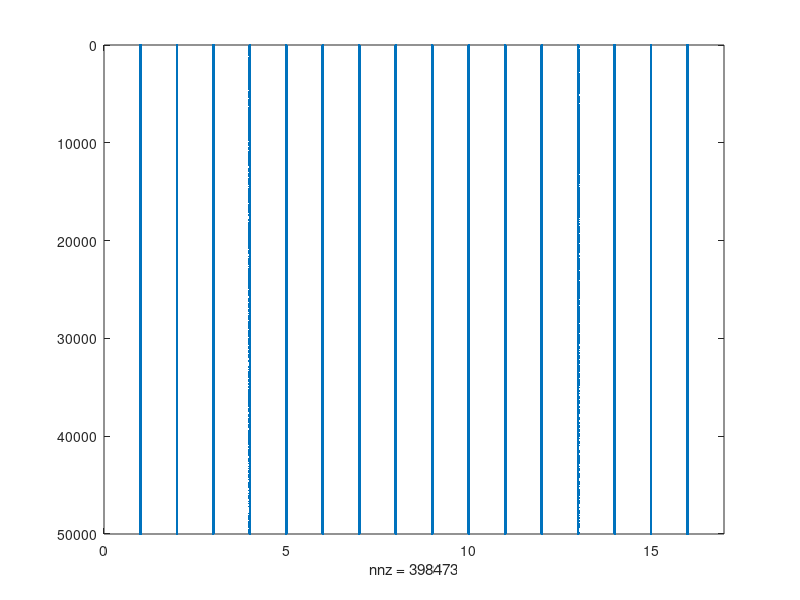

This chart was generated by the following MATLAB code:
clear variables
format compact
clc

nbpix = 4;

% Transformation matrices
% translation to the left
% P = [zeros(n

P = [   0     0     0     1;
        1     0     0     0;
        0     1     0     0;
        0     0     1     0];
% translation to the right
Pstar = [    0     1     0     0;
             0     0     1     0;
             0     0     0     1;
             1     0     0     0];


% Define the vector to randomize the input matrix with different rates of 1
% and 0
s = 2^(-53);
cut = [0.3:0.1:0.7].*(1-s)+s/2;

nb_per_cut = 10000;
tab_Mreal = zeros(nb_per_cut*length(cut),nbpix^2);
tab_Mmang = zeros(nb_per_cut*length(cut),nbpix^2);
tab_Mstar = zeros(nb_per_cut*length(cut),nbpix^2);

jj = 1;
for cc = 1:length(cut)
    ii = 1;
    while ii<nb_per_cut

        Mreal = double((rand(4,4) > cut(cc)));        
        Mmang = Mreal*P;
        Mstar = Mreal*Pstar;                
        
        tab_Mreal(jj,:) = reshape(Mreal, 1, nbpix^2);
        tab_Mmang(jj,:) = reshape(Mmang, 1, nbpix^2);
        tab_Mstar(jj,:) = reshape(Mmang, 1, nbpix^2);
        
        ii = ii+1;
        jj = jj+1;
    end
end
    
spy(tab_Mreal)    